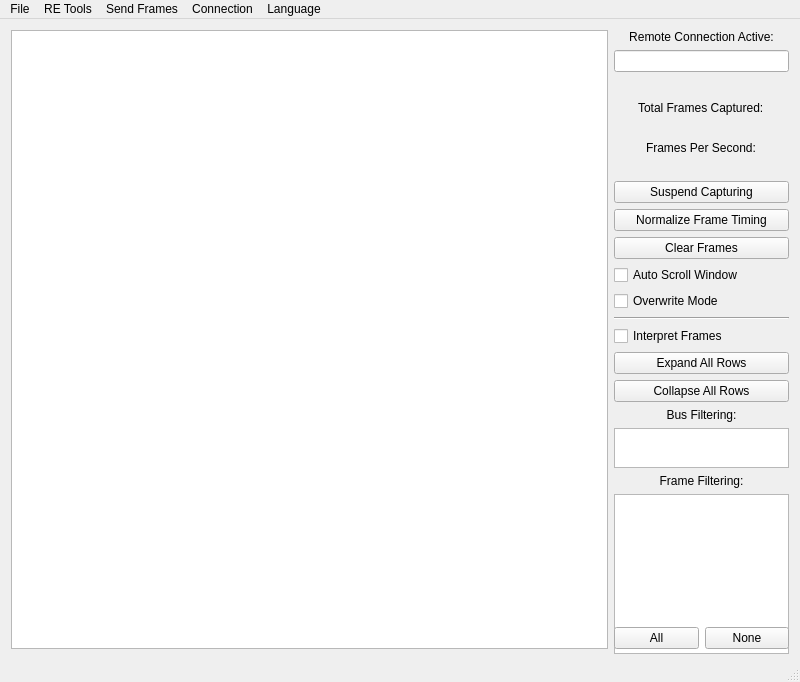
<?xml version="1.0" encoding="UTF-8"?>
<ui version="4.0">
 <class>MainWindow</class>
 <widget class="QMainWindow" name="MainWindow">
  <property name="geometry">
   <rect>
    <x>0</x>
    <y>0</y>
    <width>800</width>
    <height>682</height>
   </rect>
  </property>
  <property name="sizePolicy">
   <sizepolicy hsizetype="Fixed" vsizetype="Fixed">
    <horstretch>0</horstretch>
    <verstretch>0</verstretch>
   </sizepolicy>
  </property>
  <property name="minimumSize">
   <size>
    <width>800</width>
    <height>500</height>
   </size>
  </property>
  <property name="windowTitle">
   <string>SavvyCAN</string>
  </property>
  <widget class="QWidget" name="centralWidget">
   <layout class="QHBoxLayout" name="horizontalLayout" stretch="1,0">
    <item>
     <widget class="QTableView" name="canFramesView">
      <property name="font">
       <font>
        <pointsize>11</pointsize>
        <weight>50</weight>
        <bold>false</bold>
       </font>
      </property>
      <property name="alternatingRowColors">
       <bool>true</bool>
      </property>
      <property name="verticalScrollMode">
       <enum>QAbstractItemView::ScrollPerPixel</enum>
      </property>
      <property name="wordWrap">
       <bool>false</bool>
      </property>
     </widget>
    </item>
    <item>
     <layout class="QVBoxLayout" name="verticalLayout">
      <item>
       <widget class="QLabel" name="lblRemoteConn">
        <property name="enabled">
         <bool>true</bool>
        </property>
        <property name="text">
         <string>Remote Connection Active:</string>
        </property>
        <property name="alignment">
         <set>Qt::AlignCenter</set>
        </property>
       </widget>
      </item>
      <item>
       <widget class="QLineEdit" name="lineRemoteKey">
        <property name="enabled">
         <bool>true</bool>
        </property>
        <property name="maximumSize">
         <size>
          <width>1000</width>
          <height>50</height>
         </size>
        </property>
        <property name="baseSize">
         <size>
          <width>150</width>
          <height>50</height>
         </size>
        </property>
        <property name="font">
         <font>
          <weight>50</weight>
          <bold>false</bold>
         </font>
        </property>
        <property name="maxLength">
         <number>8</number>
        </property>
        <property name="alignment">
         <set>Qt::AlignLeading|Qt::AlignLeft|Qt::AlignVCenter</set>
        </property>
        <property name="readOnly">
         <bool>true</bool>
        </property>
       </widget>
      </item>
      <item>
       <widget class="QLabel" name="lblContMsg">
        <property name="palette">
         <palette>
          <active>
           <colorrole role="WindowText">
            <brush brushstyle="SolidPattern">
             <color alpha="255">
              <red>255</red>
              <green>0</green>
              <blue>0</blue>
             </color>
            </brush>
           </colorrole>
          </active>
          <inactive>
           <colorrole role="WindowText">
            <brush brushstyle="SolidPattern">
             <color alpha="255">
              <red>255</red>
              <green>0</green>
              <blue>0</blue>
             </color>
            </brush>
           </colorrole>
          </inactive>
          <disabled>
           <colorrole role="WindowText">
            <brush brushstyle="SolidPattern">
             <color alpha="255">
              <red>120</red>
              <green>120</green>
              <blue>120</blue>
             </color>
            </brush>
           </colorrole>
          </disabled>
         </palette>
        </property>
        <property name="font">
         <font>
          <pointsize>11</pointsize>
          <weight>75</weight>
          <italic>true</italic>
          <bold>true</bold>
         </font>
        </property>
        <property name="text">
         <string/>
        </property>
        <property name="alignment">
         <set>Qt::AlignCenter</set>
        </property>
       </widget>
      </item>
      <item alignment="Qt::AlignHCenter">
       <widget class="QLabel" name="label">
        <property name="sizePolicy">
         <sizepolicy hsizetype="Preferred" vsizetype="Fixed">
          <horstretch>0</horstretch>
          <verstretch>0</verstretch>
         </sizepolicy>
        </property>
        <property name="text">
         <string>Total Frames Captured:</string>
        </property>
       </widget>
      </item>
      <item alignment="Qt::AlignHCenter">
       <widget class="QLabel" name="lbNumFrames">
        <property name="sizePolicy">
         <sizepolicy hsizetype="Preferred" vsizetype="Fixed">
          <horstretch>0</horstretch>
          <verstretch>0</verstretch>
         </sizepolicy>
        </property>
        <property name="text">
         <string/>
        </property>
       </widget>
      </item>
      <item alignment="Qt::AlignHCenter">
       <widget class="QLabel" name="label_6">
        <property name="sizePolicy">
         <sizepolicy hsizetype="Preferred" vsizetype="Fixed">
          <horstretch>0</horstretch>
          <verstretch>0</verstretch>
         </sizepolicy>
        </property>
        <property name="text">
         <string>Frames Per Second:</string>
        </property>
       </widget>
      </item>
      <item alignment="Qt::AlignHCenter">
       <widget class="QLabel" name="lbFPS">
        <property name="sizePolicy">
         <sizepolicy hsizetype="Preferred" vsizetype="Fixed">
          <horstretch>0</horstretch>
          <verstretch>0</verstretch>
         </sizepolicy>
        </property>
        <property name="text">
         <string/>
        </property>
       </widget>
      </item>
      <item>
       <widget class="QPushButton" name="btnCaptureToggle">
        <property name="text">
         <string>Suspend Capturing</string>
        </property>
        <property name="checkable">
         <bool>false</bool>
        </property>
       </widget>
      </item>
      <item>
       <widget class="QPushButton" name="btnNormalize">
        <property name="text">
         <string>Normalize Frame Timing</string>
        </property>
       </widget>
      </item>
      <item>
       <widget class="QPushButton" name="btnClearFrames">
        <property name="text">
         <string>Clear Frames</string>
        </property>
       </widget>
      </item>
      <item>
       <widget class="QCheckBox" name="cbAutoScroll">
        <property name="text">
         <string>Auto Scroll Window</string>
        </property>
       </widget>
      </item>
      <item>
       <widget class="QCheckBox" name="cbOverwrite">
        <property name="enabled">
         <bool>true</bool>
        </property>
        <property name="text">
         <string>Overwrite Mode</string>
        </property>
       </widget>
      </item>
      <item>
       <widget class="Line" name="line">
        <property name="orientation">
         <enum>Qt::Horizontal</enum>
        </property>
       </widget>
      </item>
      <item>
       <widget class="QCheckBox" name="cbInterpret">
        <property name="text">
         <string>Interpret Frames</string>
        </property>
       </widget>
      </item>
      <item>
       <widget class="QPushButton" name="btnExpandAll">
        <property name="text">
         <string>Expand All Rows</string>
        </property>
       </widget>
      </item>
      <item>
       <widget class="QPushButton" name="btnCollapseAll">
        <property name="text">
         <string>Collapse All Rows</string>
        </property>
       </widget>
      </item>
      <item>
       <widget class="QLabel" name="label_2">
        <property name="text">
         <string>Bus Filtering:</string>
        </property>
        <property name="alignment">
         <set>Qt::AlignCenter</set>
        </property>
       </widget>
      </item>
      <item>
       <widget class="QListWidget" name="listBusFilters">
        <property name="sizePolicy">
         <sizepolicy hsizetype="Fixed" vsizetype="Expanding">
          <horstretch>0</horstretch>
          <verstretch>0</verstretch>
         </sizepolicy>
        </property>
        <property name="maximumSize">
         <size>
          <width>175</width>
          <height>40</height>
         </size>
        </property>
        <property name="flow">
         <enum>QListView::LeftToRight</enum>
        </property>
       </widget>
      </item>
      <item>
       <widget class="QLabel" name="label_7">
        <property name="text">
         <string>Frame Filtering:</string>
        </property>
        <property name="alignment">
         <set>Qt::AlignCenter</set>
        </property>
       </widget>
      </item>
      <item>
       <widget class="QListWidget" name="listFilters">
        <property name="sizePolicy">
         <sizepolicy hsizetype="Fixed" vsizetype="Expanding">
          <horstretch>0</horstretch>
          <verstretch>0</verstretch>
         </sizepolicy>
        </property>
        <property name="minimumSize">
         <size>
          <width>0</width>
          <height>160</height>
         </size>
        </property>
        <property name="maximumSize">
         <size>
          <width>175</width>
          <height>16777215</height>
         </size>
        </property>
       </widget>
      </item>
      <item>
       <layout class="QHBoxLayout" name="horizontalLayout_3">
        <item>
         <widget class="QPushButton" name="btnFilterAll">
          <property name="text">
           <string>All</string>
          </property>
         </widget>
        </item>
        <item>
         <widget class="QPushButton" name="btnFilterNone">
          <property name="text">
           <string>None</string>
          </property>
         </widget>
        </item>
       </layout>
      </item>
     </layout>
    </item>
   </layout>
  </widget>
  <widget class="QMenuBar" name="menuBar">
   <property name="geometry">
    <rect>
     <x>0</x>
     <y>0</y>
     <width>800</width>
     <height>22</height>
    </rect>
   </property>
   <widget class="QMenu" name="menu_RE_Tools">
    <property name="title">
     <string>RE Tools</string>
    </property>
    <addaction name="actionFlow_View"/>
    <addaction name="actionGraph_Dta"/>
    <addaction name="actionFrame_Data_Analysis"/>
    <addaction name="actionFile_Comparison"/>
    <addaction name="actionDBC_Comparison"/>
    <addaction name="actionRange_State_2"/>
    <addaction name="actionSingle_Multi_State_2"/>
    <addaction name="actionISO_TP_Decoder"/>
    <addaction name="actionSniffer"/>
    <addaction name="actionCapture_Bisector"/>
    <addaction name="actionSignal_Viewer"/>
    <addaction name="actionTemporal_Graph"/>
   </widget>
   <widget class="QMenu" name="menuSend_Frames">
    <property name="title">
     <string>Send Frames</string>
    </property>
    <addaction name="action_Playback"/>
    <addaction name="action_Custom"/>
    <addaction name="actionScripting_INterface"/>
    <addaction name="actionFuzzing"/>
    <addaction name="actionUDS_Scanner"/>
    <addaction name="actionFirmware_Update"/>
    <addaction name="actionMotorControlConfig"/>
   </widget>
   <widget class="QMenu" name="menuFile">
    <property name="title">
     <string>File</string>
    </property>
    <addaction name="actionOpen_Log_File"/>
    <addaction name="actionSave_Filtered_Log_File"/>
    <addaction name="actionSave_Log_File"/>
    <addaction name="actionSave_Continuous_Logfile"/>
    <addaction name="separator"/>
    <addaction name="separator"/>
    <addaction name="actionLoad_Filter_Definition"/>
    <addaction name="actionSave_Filter_Definition"/>
    <addaction name="separator"/>
    <addaction name="actionDBC_File_Manager"/>
    <addaction name="actionSave_Decoded_Frames"/>
    <addaction name="separator"/>
    <addaction name="actionPreferences"/>
    <addaction name="separator"/>
    <addaction name="actionExit_Application"/>
   </widget>
   <widget class="QMenu" name="menuConnection">
    <property name="title">
     <string>Connection</string>
    </property>
    <addaction name="actionSetup"/>
   </widget>
   <widget class="QMenu" name="menuLanguage">
    <property name="title">
     <string>Language</string>
    </property>
   </widget>
   <addaction name="menuFile"/>
   <addaction name="menu_RE_Tools"/>
   <addaction name="menuSend_Frames"/>
   <addaction name="menuConnection"/>
   <addaction name="menuLanguage"/>
  </widget>
  <widget class="QStatusBar" name="statusBar"/>
  <action name="action_Playback">
   <property name="text">
    <string>Playback</string>
   </property>
  </action>
  <action name="action_Custom">
   <property name="text">
    <string>Custom</string>
   </property>
  </action>
  <action name="actionFlow_View">
   <property name="text">
    <string>Flow View</string>
   </property>
  </action>
  <action name="actionFuzzy_Scope">
   <property name="text">
    <string>Fuzzy Scope</string>
   </property>
  </action>
  <action name="actionGraph_Dta">
   <property name="text">
    <string>New Graphing Window</string>
   </property>
  </action>
  <action name="actionOpen_Log_File">
   <property name="text">
    <string>Load Log File</string>
   </property>
   <property name="shortcut">
    <string>Ctrl+O</string>
   </property>
  </action>
  <action name="actionSave_Log_File">
   <property name="text">
    <string>Save Log File</string>
   </property>
  </action>
  <action name="actionFrame_Data_Analysis">
   <property name="text">
    <string>Frame Data Analysis</string>
   </property>
  </action>
  <action name="actionLoad_DBC_File">
   <property name="text">
    <string>Load DBC File</string>
   </property>
  </action>
  <action name="actionEdit_Messages_Signals">
   <property name="text">
    <string>Edit Messages/Signals</string>
   </property>
  </action>
  <action name="actionSave_DBC_File">
   <property name="text">
    <string>Save DBC File</string>
   </property>
  </action>
  <action name="actionSave_Decoded_Frames">
   <property name="text">
    <string>Save Decoded Frames</string>
   </property>
  </action>
  <action name="actionExit_Application">
   <property name="text">
    <string>Exit Application</string>
   </property>
  </action>
  <action name="actionFile_Comparison">
   <property name="text">
    <string>File Comparison</string>
   </property>
  </action>
  <action name="actionPreferences">
   <property name="text">
    <string>Preferences</string>
   </property>
  </action>
  <action name="actionSave_Filtered_Log_File">
   <property name="text">
    <string>Save Filtered Log File</string>
   </property>
  </action>
  <action name="actionLoad_Filter_Definition">
   <property name="text">
    <string>Load Filter Definition</string>
   </property>
  </action>
  <action name="actionSave_Filter_Definition">
   <property name="text">
    <string>Save Filter Definition</string>
   </property>
  </action>
  <action name="actionFirmware_Uploader">
   <property name="text">
    <string>Firmware Uploader</string>
   </property>
  </action>
  <action name="actionSetup">
   <property name="text">
    <string>Open Connection Window</string>
   </property>
  </action>
  <action name="actionConnect">
   <property name="text">
    <string>Connect</string>
   </property>
  </action>
  <action name="actionScripting_INterface">
   <property name="text">
    <string>Scripting Interface</string>
   </property>
  </action>
  <action name="actionRange_State_2">
   <property name="text">
    <string>Range State</string>
   </property>
  </action>
  <action name="actionSingle_Multi_State_2">
   <property name="text">
    <string>Single/Multi State</string>
   </property>
  </action>
  <action name="actionDBC_File_Manager">
   <property name="text">
    <string>DBC File Manager</string>
   </property>
  </action>
  <action name="actionFuzzing">
   <property name="text">
    <string>Fuzzing</string>
   </property>
  </action>
  <action name="actionUDS_Scanner">
   <property name="text">
    <string>UDS Scanner</string>
   </property>
  </action>
  <action name="actionISO_TP_Decoder">
   <property name="text">
    <string>ISO-TP Decoder</string>
   </property>
  </action>
  <action name="actionSniffer">
   <property name="text">
    <string>Sniffer</string>
   </property>
  </action>
  <action name="actionFirmware_Update">
   <property name="text">
    <string>Firmware Update</string>
   </property>
  </action>
  <action name="actionMotorControlConfig">
   <property name="text">
    <string>MotorControlConfig</string>
   </property>
  </action>
  <action name="actionCapture_Bisector">
   <property name="text">
    <string>Capture Bisector</string>
   </property>
  </action>
  <action name="actionSignal_Viewer">
   <property name="text">
    <string>Signal Viewer</string>
   </property>
  </action>
  <action name="actionSave_Continuous_Logfile">
   <property name="text">
    <string>Start Continuous Logging</string>
   </property>
  </action>
  <action name="actionTemporal_Graph">
   <property name="text">
    <string>Temporal Graph</string>
   </property>
  </action>
  <action name="actionDBC_Comparison">
   <property name="text">
    <string>DBC Comparison</string>
   </property>
  </action>
 </widget>
 <layoutdefault spacing="6" margin="11"/>
 <resources/>
 <connections/>
 <slots>
  <slot>handleLoadFile()</slot>
  <slot>connButtonPress()</slot>
  <slot>showGraphingWindow()</slot>
  <slot>showFrameDataAnalysis()</slot>
 </slots>
</ui>
